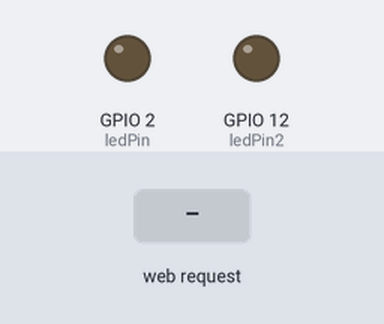
Bench run of a sketch on a simulated ESP8266 (NodeMCU). Parts: output pins drawn as LEDs (lit = HIGH). Inputs (shaded band) come from the test bench. WiFi joins after 1.5 s; servers stay silent unless stated; what the sketch prints to the serial monitor is not drawn.

Above: at 2.7 s.
2.8 s: HTTP request GET /LED=ON received
At 3.7 s:
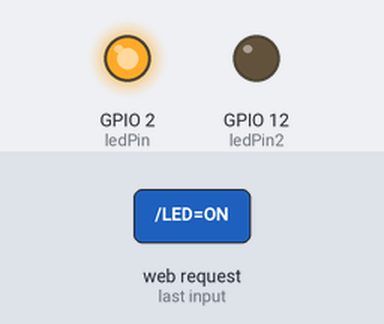
4.3 s: HTTP request GET /LED2=ON received
At 4.9 s:
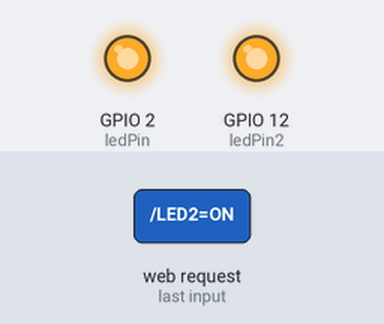
5.8 s: HTTP request GET /LED=OFF received
At 7.0 s:
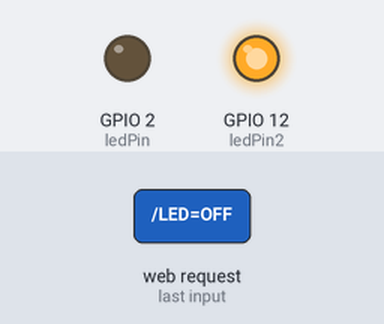
7.3 s: HTTP request GET /LED2=OFF received
At 8.3 s:
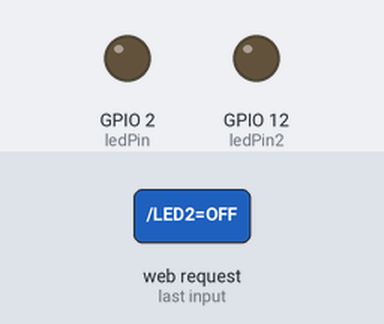
Timing chart, 0 to 9.8 s (numbered marks = the images above; inputs shaded):
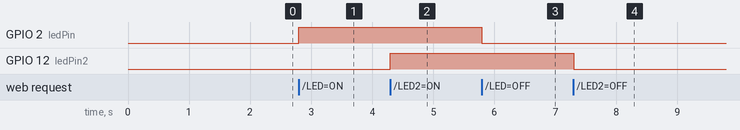

Measured:
- after the input at 2.8 s, GPIO 2 (ledPin): LOW → HIGH at once
- after the input at 4.3 s, GPIO 12 (ledPin2): LOW → HIGH at once
- after the input at 5.8 s, GPIO 2 (ledPin): HIGH → LOW at once
- after the input at 7.3 s, GPIO 12 (ledPin2): HIGH → LOW at once

The sketch:

sketch_aug18a_nodemcu.ino
```cpp
#include  <ESP8266WiFi.h>

const char* ssid = "TP-LINK_E6565C"; // WiFi name
const char* password = ""; // WiFi password

int ledPin = 2; // D4
int ledPin2 = 12; // D6
int iterator = 0;
WiFiServer server(80);

void setup() {
Serial.begin(9600);
delay(10);

pinMode(ledPin, OUTPUT);
digitalWrite(ledPin, LOW);
pinMode(ledPin2, OUTPUT);
digitalWrite(ledPin2, LOW);

// Connect to WiFi network
Serial.println();
Serial.println();
Serial.print("Connecting to ");
Serial.println(ssid);

WiFi.begin(ssid, password);
while (WiFi.status() != WL_CONNECTED) {
delay(500);
Serial.print(".");
}

Serial.println("");
Serial.println("WiFi connected");

// Start the server
server.begin();
Serial.println("Server started");

// Print the IP address
Serial.print("Use this URL to connect: ");
Serial.print("http://");
Serial.print(WiFi.localIP());
Serial.println("/");
}

void loop() {
iterator++;
// Check if a client has connected
WiFiClient client = server.available();
if (!client) {
  return;
}

// Wait until the client sends some data
Serial.println("new client");
int timewate = 0;
while(!client.available()){
  delay(1);
  timewate = timewate +1;
  if(timewate>1800)
  {
    Serial.println(">>> Client Timeout !");
    client.stop();
    return;
  }
}

// Read the first line of the request
String request = client.readStringUntil('\r');
Serial.println(request);
client.flush();

// Match the request
int value = LOW;
if (request.indexOf("/LED=ON") != -1)  {
  digitalWrite(ledPin, HIGH);
  value = HIGH;
}

if (request.indexOf("/LED=OFF") != -1)  {
  digitalWrite(ledPin, LOW);
  value = LOW;
}
if (request.indexOf("/LED2=ON") != -1)  {
  digitalWrite(ledPin2, HIGH);
  value = HIGH;
}
if (request.indexOf("/LED2=OFF") != -1)  {
  digitalWrite(ledPin2, LOW);
  value = LOW;
}

// Return the response
client.println("HTTP/1.1 200 OK");
client.println("Content-Type: text/html");
client.println(""); //  do not forget this one
client.println("");
client.println("");
client.print("Led pin is now: "); client.print(iterator);

client.println("");
client.println("");
client.println("");
client.println("");
client.println("");
client.println("");
delay(1);
Serial.println("Client disonnected");
Serial.println("");
}
```
